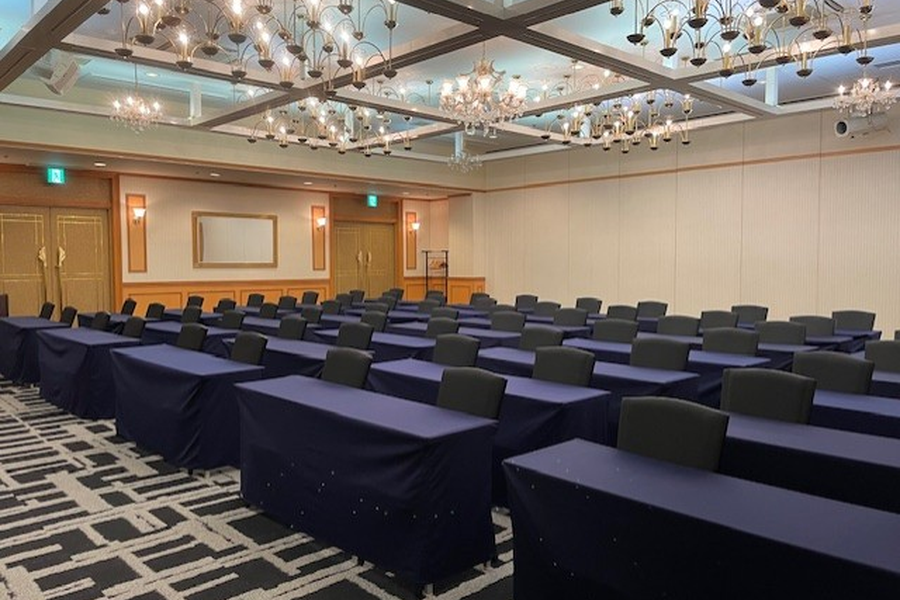
#> input picture 2_ServiceResource_resize_rename_images/0_input_images/2131/ServiceResource_2131_1.webp, 900 x 600 px, found by its file name; its folder holds only this picture in this run
$ python Access_resize_rename_images.py
#> lines starting #> are read from the running program, lines starting #| are printed output that depends on the picture
# -*- coding: utf-8 -*-
import os
import sys
import shutil
import re
from PIL import Image, ImageChops

# Check for proper resampling filter based on PIL version
try:
    # For newer Pillow versions (9.0+)
    RESAMPLING_FILTER = Image.Resampling.LANCZOS
except AttributeError:
    try:
        # For Pillow 8.x and older
        RESAMPLING_FILTER = Image.LANCZOS
    except AttributeError:
        # Fallback to BICUBIC which should be available in all versions
        RESAMPLING_FILTER = Image.BICUBIC

# フォルダ設定
input_folder = "0_input_images"
temp_folder = "1_temp_images"
output_folder = "2_output_images"

# --- フォルダを先にクリア ---
def clear_folder(folder_path):
    if os.path.exists(folder_path):
        for filename in os.listdir(folder_path):
            file_path = os.path.join(folder_path, filename)
            try:
                if os.path.isfile(file_path) or os.path.islink(file_path):
                    os.unlink(file_path)
                elif os.path.isdir(file_path):
                    shutil.rmtree(file_path)
            except Exception as e:
                print(f'{file_path} の削除に失敗しました。理由: {e}')

# 1_temp_imagesと2_output_imagesをクリア
for folder in [temp_folder, output_folder]:
    clear_folder(folder)
#> pass 2 of the loop `for folder in [temp_folder, output_folder]:`:

# --- ここまで ---

# 画像処理パラメータ
target_size = (980, 550)  # 新しいキャンパスサイズ
background_color = (255, 255, 255)  # 背景は白

# フォルダが存在しない場合、作成する
os.makedirs(temp_folder, exist_ok=True)
os.makedirs(output_folder, exist_ok=True)

# ファイル名がAccess_で始まるかどうかをチェックする関数
def is_access_filename(filename):
    """ファイル名がAccess_で始まるかどうかをチェック"""
    return filename.startswith("Access_")

# ファイル名から施設IDを抽出する関数
def extract_facility_id(filename):
    """ファイル名から施設IDを抽出する"""
    numbers = re.findall(r'\d+', filename)
    if numbers:
        # 最初に見つかった数字を施設IDとして使用
        return numbers[0]
    # デフォルト値として "000" を返す
    return "000"

# トリミング関数
def trim(image, bg_color=(255,255,255)):
    """背景以外を自動トリミング"""
    bg = Image.new(image.mode, image.size, bg_color)
    diff = ImageChops.difference(image, bg)
    bbox = diff.getbbox()
    if bbox:
        return image.crop(bbox)
    else:
        return image  # 内容がなければトリミングしない

def scan_directory(dir_path, relative_path=""):
    """ディレクトリを再帰的にスキャンして画像ファイルを見つける"""
#> called with dir_path = '0_input_images', relative_path = ''
    image_files = []

    for item in os.listdir(dir_path):
        item_path = os.path.join(dir_path, item)

        # 相対パスを構築（出力時のディレクトリ構造を維持するため）
        item_relative_path = os.path.join(relative_path, item) if relative_path else item

        if os.path.isdir(item_path):
            # サブディレクトリの場合は再帰的に処理
            sub_files = scan_directory(item_path, item_relative_path)
            image_files.extend(sub_files)
        elif item.lower().endswith((".jpg", ".jpeg", ".png", ".webp")):
            # 画像ファイルの場合はリストに追加
            image_files.append((item_path, item, item_relative_path))
#> pass 2 of the loop in scan_directory, `for item in os.listdir(dir_path):`:

    return image_files

# 0_input_imagesフォルダの中に画像があるか確認
input_files = scan_directory(input_folder)
if not input_files:
    print("処理する画像がありません。0_input_imagesに画像を配置してください。")
    sys.exit(1)

print(f"{len(input_files)} 個の画像ファイルが見つかりました。")
print("画像のトリミングとリサイズを開始...")

processed_files = {}  # 処理したファイルと施設IDを記録
keep_original_names = {}  # 元の名前を保持するファイル

for file_path, filename, relative_path in input_files:
    try:
        img = Image.open(file_path).convert("RGB")
#> img is the input picture: PIL image 900x600 RGB; mean R, G, B 110.5, 100.2, 93.5

        # Access_で始まるファイル名かどうかをチェック
        is_access = is_access_filename(filename)

        # 内容エリアを自動トリミング
        trimmed = trim(img)
#> in trim, `bg = Image.new(image.mode, image.size, bg_color)`: bg: PIL image 900x600 RGB; every value is 255
#> in trim, `diff = ImageChops.difference(image, bg)`:
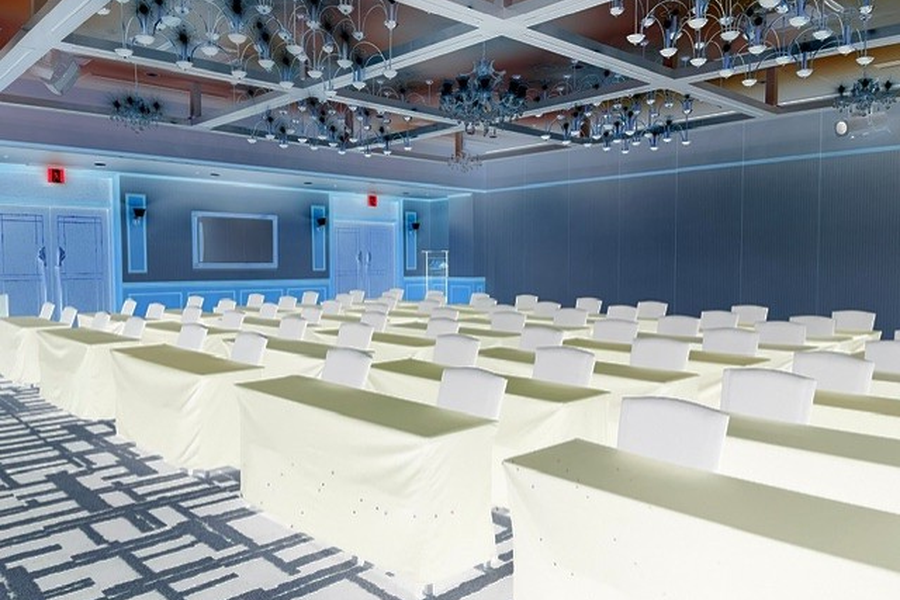
#> diff: PIL image 900x600 RGB; mean R, G, B 144.5, 154.8, 161.5
#> in trim, `bbox = diff.getbbox()`: bbox = (0, 0, 900, 600)

        # アスペクト比を保持してリサイズ
        w, h = trimmed.size
#> w = 900; h = 600

        # 全ての画像をアスペクト比を保持したままリサイズ
        # 980x550の比率を保つように調整
        target_ratio = target_size[0] / target_size[1]  # 980/550 = 約1.78
        img_ratio = w / h
#> img_ratio = 1.5

        # 画像のアスペクト比に応じて適切にリサイズ
        if img_ratio > target_ratio:  # 画像が横長の場合
            new_w = target_size[0]
            new_h = int(new_w / img_ratio)
        else:  # 画像が縦長の場合
            new_h = target_size[1]
            new_w = int(new_h * img_ratio)
#> new_w = 825

        # 高さが500~650pxの範囲内の場合は、そのアスペクト比を尊重
        if 500 <= h <= 650:
            print(f"画像 {relative_path} の高さは {h}px で、範囲内 (500-650px) です。アスペクト比を保持します。")
#| 画像 2131/ServiceResource_2131_1.webp の高さは 600px で、範囲内 (500-650px) です。アスペクト比を保持します。

        # リサイズ実行
        resized = trimmed.resize((new_w, new_h), RESAMPLING_FILTER)

        # 背景画像を作成し、中央に貼り付け
        background = Image.new("RGB", target_size, background_color)
#> background: PIL image 980x550 RGB; every value is 255
        x = (target_size[0] - new_w) // 2
#> x = 77
        y = (target_size[1] - new_h) // 2
        background.paste(resized, (x, y))
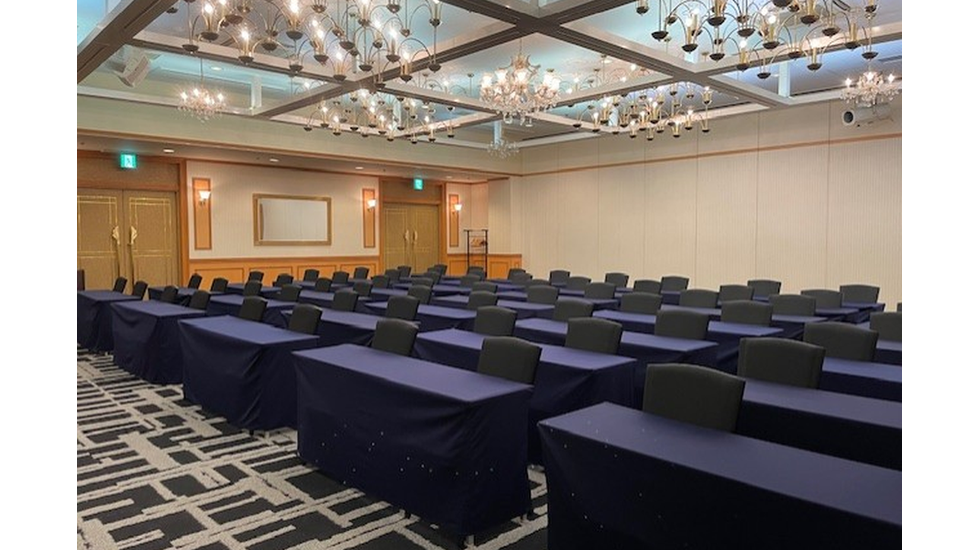
#> background: PIL image 980x550 RGB; mean R, G, B 133.4, 124.7, 119

        # 出力先のディレクトリ構造を維持
        rel_dir = os.path.dirname(relative_path)
        if rel_dir:
            rel_temp_dir = os.path.join(temp_folder, rel_dir)
            os.makedirs(rel_temp_dir, exist_ok=True)
        else:
            rel_temp_dir = temp_folder

        # 処理した画像を一時フォルダに保存（元のファイル名を変更しない）
        temp_filename = os.path.splitext(filename)[0] + ".webp"
        temp_path = os.path.join(rel_temp_dir, temp_filename)
        background.save(temp_path, "WEBP", quality=100, lossless=True)

        # ファイル名から施設IDを抽出
        facility_id = extract_facility_id(filename)
        facility_id = str(facility_id).zfill(3)  # 施設ID（3桁）

        # 処理したファイル情報を記録
        if is_access:
            keep_original_names[relative_path] = True
            print(f"⭕️トリミング＋リサイズ完了 (名前保持): {relative_path} -> {os.path.join(os.path.dirname(relative_path), temp_filename)}")
        else:
            processed_files[relative_path] = facility_id
            print(f"⭕️トリミング＋リサイズ完了: {relative_path} -> {os.path.join(os.path.dirname(relative_path), temp_filename)}")
    except Exception as e:
        print(f"エラー: ファイル {relative_path} の処理中にエラーが発生しました: {e}")
        continue
#> pass 2 of the loop `for file_path, filename, relative_path in input_files:`:
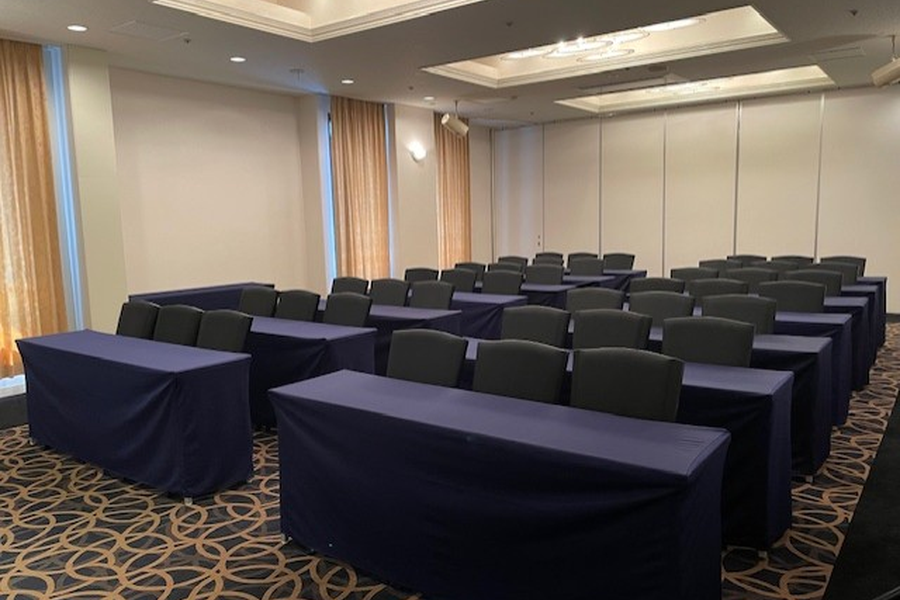
#> input picture 2_ServiceResource_resize_rename_images/0_input_images/2134/ServiceResource_2134_1.webp, 900 x 600 px, found by its file name
#> img is the input picture: PIL image 900x600 RGB; mean R, G, B 102.2, 92.7, 85.5
#> in trim (call 2), `diff = ImageChops.difference(image, bg)`:
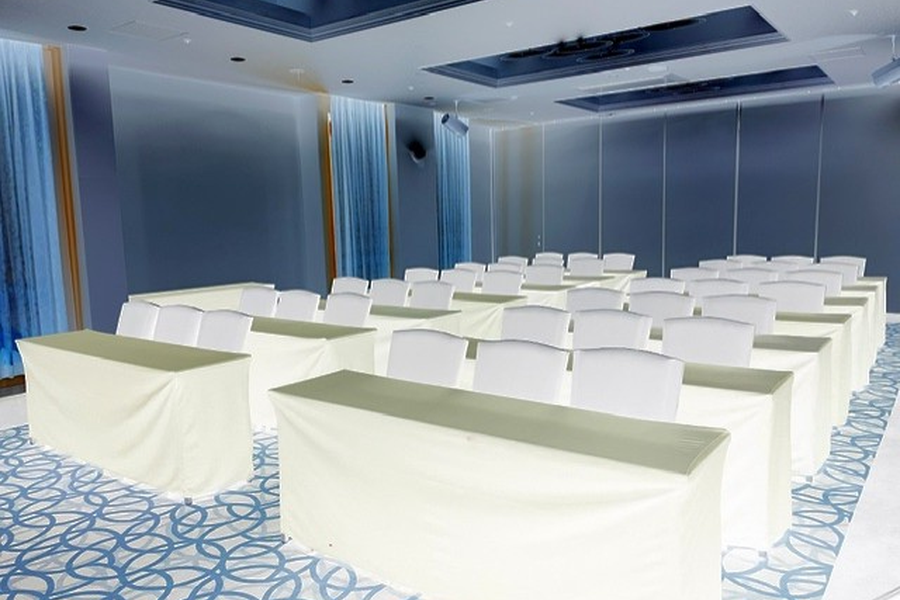
#> diff: PIL image 900x600 RGB; mean R, G, B 152.8, 162.3, 169.5
#| 画像 2134/ServiceResource_2134_1.webp の高さは 600px で、範囲内 (500-650px) です。アスペクト比を保持します。
#> `background.paste(resized, (x, y))`:
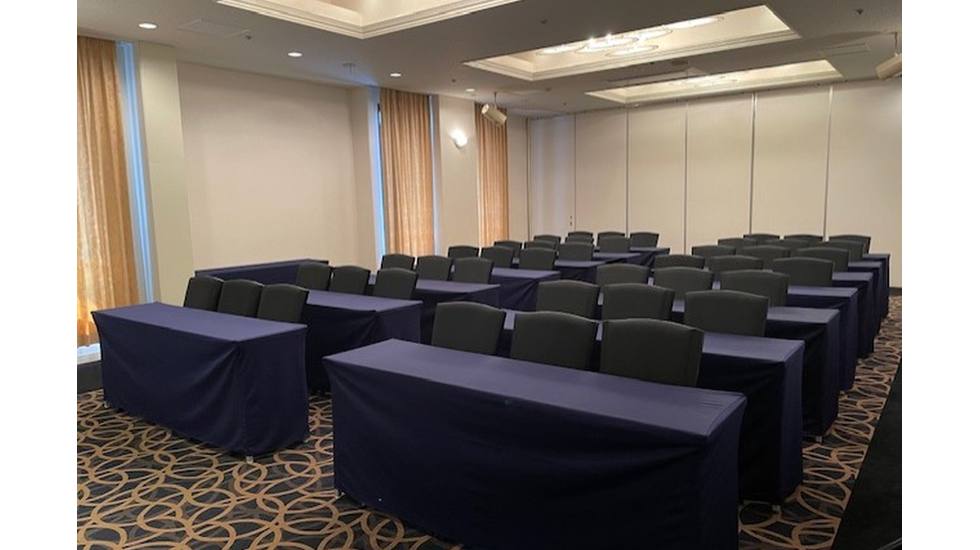
#> background: PIL image 980x550 RGB; mean R, G, B 126.4, 118.4, 112.3
#> pass 3 of the loop `for file_path, filename, relative_path in input_files:`:
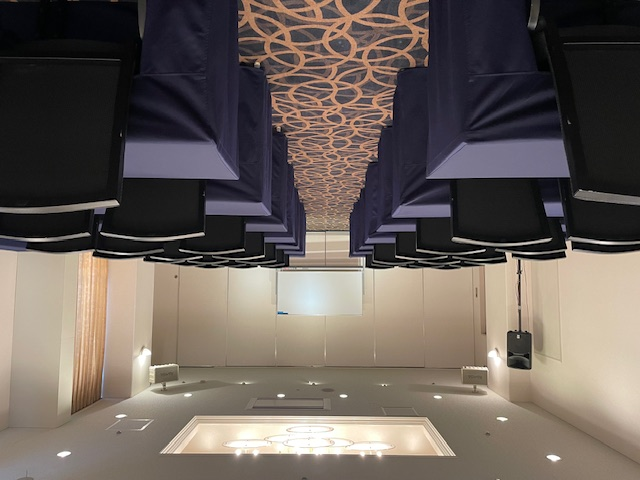
#> input picture 2_ServiceResource_resize_rename_images/0_input_images/2134/ServiceResource_2134_2.jpg, 640 x 480 px, found by its file name
#> img is the input picture: PIL image 640x480 RGB; mean R, G, B 105.4, 96, 89.9
#> bg: PIL image 640x480 RGB; every value is 255
#> in trim (call 3), `diff = ImageChops.difference(image, bg)`:
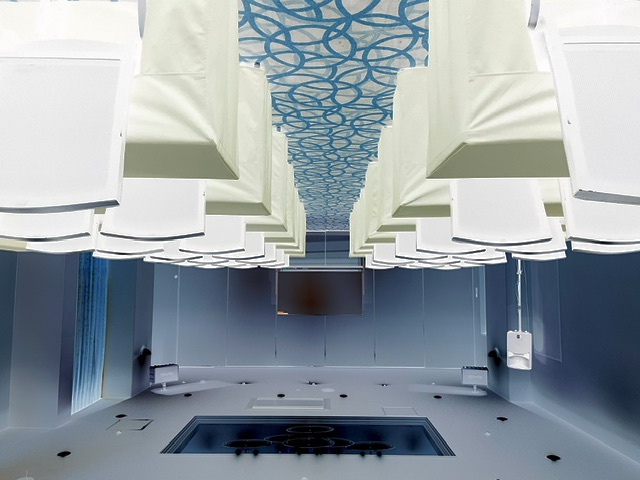
#> diff: PIL image 640x480 RGB; mean R, G, B 149.6, 159, 165.1
#> bbox = (0, 0, 640, 480)
#> resized: PIL image 733x550 RGB
#> `background.paste(resized, (x, y))`:
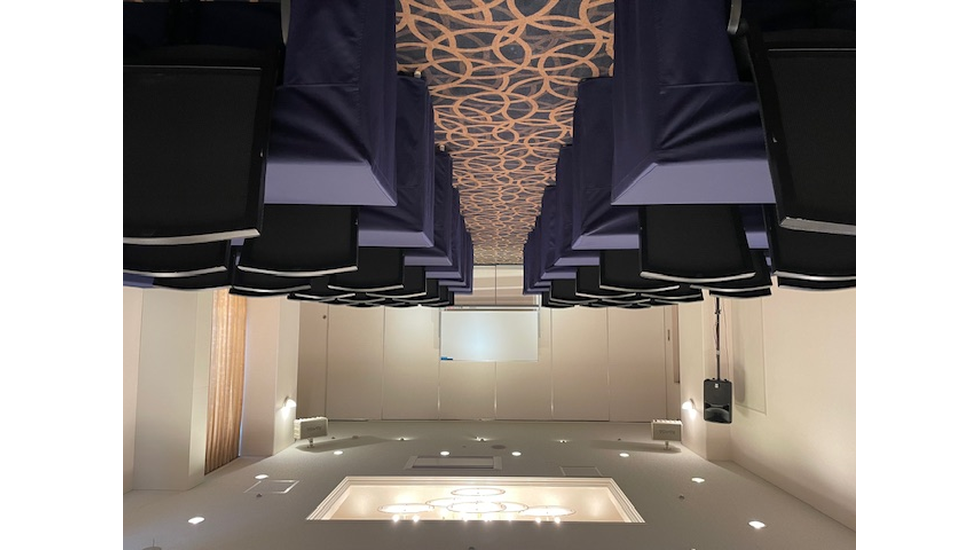
#> background: PIL image 980x550 RGB; mean R, G, B 143.1, 136.1, 131.5

print("全画像の処理が完了、出力処理へ...")

# 名前を変更してoutput_imagesに出力
for root, dirs, files in os.walk(temp_folder):
    # temp_folder からの相対パスを取得
    rel_path = os.path.relpath(root, temp_folder) if root != temp_folder else ""

    for filename in files:
        if not filename.lower().endswith(".webp"):
            continue

        # 現在のファイルの相対パス
        if rel_path == "":
            current_rel_path = filename
        else:
            current_rel_path = os.path.join(rel_path, filename)

        src = os.path.join(root, filename)

        # 出力先のディレクトリ構造を維持
        rel_output_dir = os.path.dirname(current_rel_path)
        if rel_output_dir:
            full_output_dir = os.path.join(output_folder, rel_output_dir)
            os.makedirs(full_output_dir, exist_ok=True)
        else:
            full_output_dir = output_folder

        # Access_で始まる場合は元のファイル名を変更しない
        found = False
        for orig_path in keep_original_names.keys():
            orig_filename = os.path.basename(orig_path)
            orig_basename = os.path.splitext(orig_filename)[0]
            current_basename = os.path.splitext(filename)[0]

            if orig_basename == current_basename:
                dst = os.path.join(full_output_dir, filename)
                shutil.copy2(src, dst)
                print(f"出力完了 (元の名前を変更しない): {current_rel_path}")
                found = True
                break

        if found:
            continue

        # 対応する施設ID情報を検索
        found = False
        for orig_path in processed_files.keys():
            orig_filename = os.path.basename(orig_path)
            orig_basename = os.path.splitext(orig_filename)[0]
            current_basename = os.path.splitext(filename)[0]

            if orig_basename == current_basename:
                # 新しいファイル名を生成
                facility_id = processed_files[orig_path]
                new_filename = f"Access_{facility_id}_01.webp"

                dst = os.path.join(full_output_dir, new_filename)
                shutil.copy2(src, dst)
                print(f"出力完了: {current_rel_path} -> {os.path.join(rel_output_dir, new_filename) if rel_output_dir else new_filename}")
                found = True
                break

        if not found:
            print(f"警告: {current_rel_path} の施設ID情報がありません。スキップします。")
#> pass 2 of the loop `for root, dirs, files in os.walk(temp_folder):`:
#> pass 3 of the loop `for root, dirs, files in os.walk(temp_folder):`:

print(f"⭕️全{len(input_files)}個の画像の処理が完了し、2_output_imagesに出力しました！")
